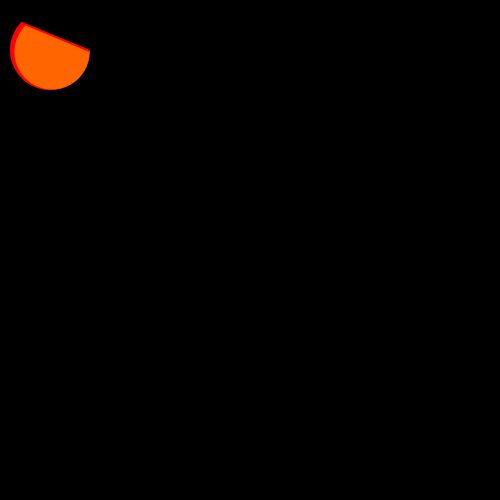
Frame 1 (no input)
Frame 60 (the mouse pressed at the canvas centre just before this capture): identical to frame 1, image omitted
Frame 120 (the mouse held since frame 60 and released just before this capture): identical to frame 1, image omitted

The Processing sketch that drew this single still picture (run headless with seeded random() and noise(); from frame 60 on, the mouse is pressed at the canvas centre):

// Processing sketch: rainbow
// ── rainbow.pde
void setup() {
  size(500, 500);
  colorMode(HSB, 360, 100, 100, 1);
}

void draw() {
  background(0);
  noStroke();

  //roygbv
  fill(360, 100, 100, 1); // red
  arc(50, 50, 80, 80, 0, PI+QUARTER_PI, CHORD);

  fill(24, 100, 100, 1); // orange
  arc(52, 52, 75, 75, 0, PI+QUARTER_PI, CHORD);
}
